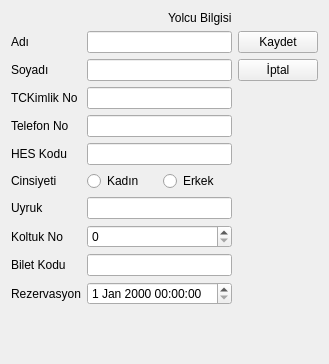
<?xml version="1.0" encoding="UTF-8"?>
<ui version="4.0">
 <class>yolcubilgisiverigirisformu</class>
 <widget class="QWidget" name="yolcubilgisiverigirisformu">
  <property name="geometry">
   <rect>
    <x>0</x>
    <y>0</y>
    <width>297</width>
    <height>364</height>
   </rect>
  </property>
  <property name="windowTitle">
   <string>Yolcu Bilgisi</string>
  </property>
  <property name="windowIcon">
   <iconset resource="../../Kaynaklar.qrc">
    <normaloff>:/Resimler/Resimler/yolcu.png</normaloff>:/Resimler/Resimler/yolcu.png</iconset>
  </property>
  <layout class="QGridLayout" name="gridLayout_5">
   <item row="0" column="0">
    <layout class="QGridLayout" name="gridLayout_3">
     <item row="0" column="0">
      <widget class="QLabel" name="lbIcon">
       <property name="text">
        <string/>
       </property>
       <property name="pixmap">
        <pixmap resource="../../Kaynaklar.qrc">:/Resimler/Resimler/yolcu.png</pixmap>
       </property>
      </widget>
     </item>
     <item row="0" column="1">
      <widget class="QLabel" name="lbYolcuBilgisi">
       <property name="text">
        <string>Yolcu Bilgisi</string>
       </property>
      </widget>
     </item>
    </layout>
   </item>
   <item row="1" column="0">
    <layout class="QGridLayout" name="gridLayout_4">
     <item row="0" column="0">
      <layout class="QGridLayout" name="gridLayout_2">
       <item row="6" column="0">
        <widget class="QLabel" name="lbUyruk">
         <property name="text">
          <string>Uyruk</string>
         </property>
        </widget>
       </item>
       <item row="3" column="1">
        <widget class="QLineEdit" name="leTelefonNo"/>
       </item>
       <item row="15" column="0">
        <spacer name="verticalSpacer_2">
         <property name="orientation">
          <enum>Qt::Vertical</enum>
         </property>
         <property name="sizeHint" stdset="0">
          <size>
           <width>20</width>
           <height>40</height>
          </size>
         </property>
        </spacer>
       </item>
       <item row="15" column="1">
        <spacer name="verticalSpacer_3">
         <property name="orientation">
          <enum>Qt::Vertical</enum>
         </property>
         <property name="sizeHint" stdset="0">
          <size>
           <width>20</width>
           <height>40</height>
          </size>
         </property>
        </spacer>
       </item>
       <item row="2" column="1">
        <widget class="QLineEdit" name="leTCKimlikNo"/>
       </item>
       <item row="0" column="1">
        <widget class="QLineEdit" name="leAdi"/>
       </item>
       <item row="6" column="1">
        <widget class="QLineEdit" name="leUyruk"/>
       </item>
       <item row="4" column="1">
        <widget class="QLineEdit" name="leHESKodu"/>
       </item>
       <item row="8" column="1">
        <widget class="QLineEdit" name="leBiletKodu"/>
       </item>
       <item row="14" column="0">
        <widget class="QLabel" name="lbRezervasyon">
         <property name="text">
          <string>Rezervasyon</string>
         </property>
        </widget>
       </item>
       <item row="0" column="0">
        <widget class="QLabel" name="lbAdi">
         <property name="text">
          <string>Adı</string>
         </property>
        </widget>
       </item>
       <item row="2" column="0">
        <widget class="QLabel" name="lbTCKimlik">
         <property name="text">
          <string>TCKimlik No</string>
         </property>
        </widget>
       </item>
       <item row="5" column="0">
        <widget class="QLabel" name="lbCinsiyeti">
         <property name="text">
          <string>Cinsiyeti</string>
         </property>
        </widget>
       </item>
       <item row="1" column="0">
        <widget class="QLabel" name="lbSoyadi">
         <property name="text">
          <string>Soyadı</string>
         </property>
        </widget>
       </item>
       <item row="3" column="0">
        <widget class="QLabel" name="lbTelefonNo">
         <property name="text">
          <string>Telefon No</string>
         </property>
        </widget>
       </item>
       <item row="8" column="0">
        <widget class="QLabel" name="lbBiletKodu">
         <property name="text">
          <string>Bilet Kodu</string>
         </property>
        </widget>
       </item>
       <item row="7" column="0">
        <widget class="QLabel" name="lbKoltukNo">
         <property name="text">
          <string>Koltuk No</string>
         </property>
        </widget>
       </item>
       <item row="7" column="1">
        <widget class="QSpinBox" name="spnKoltukNo"/>
       </item>
       <item row="1" column="1">
        <widget class="QLineEdit" name="leSoyadi"/>
       </item>
       <item row="14" column="1">
        <widget class="QDateTimeEdit" name="dteRezervasyon"/>
       </item>
       <item row="4" column="0">
        <widget class="QLabel" name="lbHESKodu">
         <property name="text">
          <string>HES Kodu</string>
         </property>
        </widget>
       </item>
       <item row="5" column="1">
        <layout class="QHBoxLayout" name="horizontalLayout">
         <item>
          <widget class="QRadioButton" name="rbKadin">
           <property name="text">
            <string>Kadın</string>
           </property>
          </widget>
         </item>
         <item>
          <widget class="QRadioButton" name="rbErkek">
           <property name="text">
            <string>Erkek</string>
           </property>
          </widget>
         </item>
        </layout>
       </item>
      </layout>
     </item>
     <item row="0" column="1">
      <layout class="QGridLayout" name="gridLayout">
       <item row="1" column="0">
        <widget class="QPushButton" name="pbIptal">
         <property name="text">
          <string>İptal</string>
         </property>
         <property name="icon">
          <iconset resource="../../Kaynaklar.qrc">
           <normaloff>:/Resimler/Resimler/iptal.png</normaloff>:/Resimler/Resimler/iptal.png</iconset>
         </property>
        </widget>
       </item>
       <item row="0" column="0">
        <widget class="QPushButton" name="pbKaydet">
         <property name="text">
          <string>Kaydet</string>
         </property>
         <property name="icon">
          <iconset resource="../../Kaynaklar.qrc">
           <normaloff>:/Resimler/Resimler/kaydet.png</normaloff>:/Resimler/Resimler/kaydet.png</iconset>
         </property>
        </widget>
       </item>
       <item row="2" column="0">
        <spacer name="verticalSpacer">
         <property name="orientation">
          <enum>Qt::Vertical</enum>
         </property>
         <property name="sizeHint" stdset="0">
          <size>
           <width>20</width>
           <height>40</height>
          </size>
         </property>
        </spacer>
       </item>
      </layout>
     </item>
    </layout>
   </item>
  </layout>
 </widget>
 <tabstops>
  <tabstop>leAdi</tabstop>
  <tabstop>leSoyadi</tabstop>
  <tabstop>leTCKimlikNo</tabstop>
  <tabstop>leTelefonNo</tabstop>
  <tabstop>leHESKodu</tabstop>
  <tabstop>rbKadin</tabstop>
  <tabstop>rbErkek</tabstop>
  <tabstop>leUyruk</tabstop>
  <tabstop>spnKoltukNo</tabstop>
  <tabstop>leBiletKodu</tabstop>
  <tabstop>dteRezervasyon</tabstop>
  <tabstop>pbKaydet</tabstop>
  <tabstop>pbIptal</tabstop>
 </tabstops>
 <resources>
  <include location="../../Kaynaklar.qrc"/>
 </resources>
 <connections>
  <connection>
   <sender>pbIptal</sender>
   <signal>clicked()</signal>
   <receiver>yolcubilgisiverigirisformu</receiver>
   <slot>close()</slot>
   <hints>
    <hint type="sourcelabel">
     <x>274</x>
     <y>94</y>
    </hint>
    <hint type="destinationlabel">
     <x>310</x>
     <y>204</y>
    </hint>
   </hints>
  </connection>
 </connections>
</ui>
